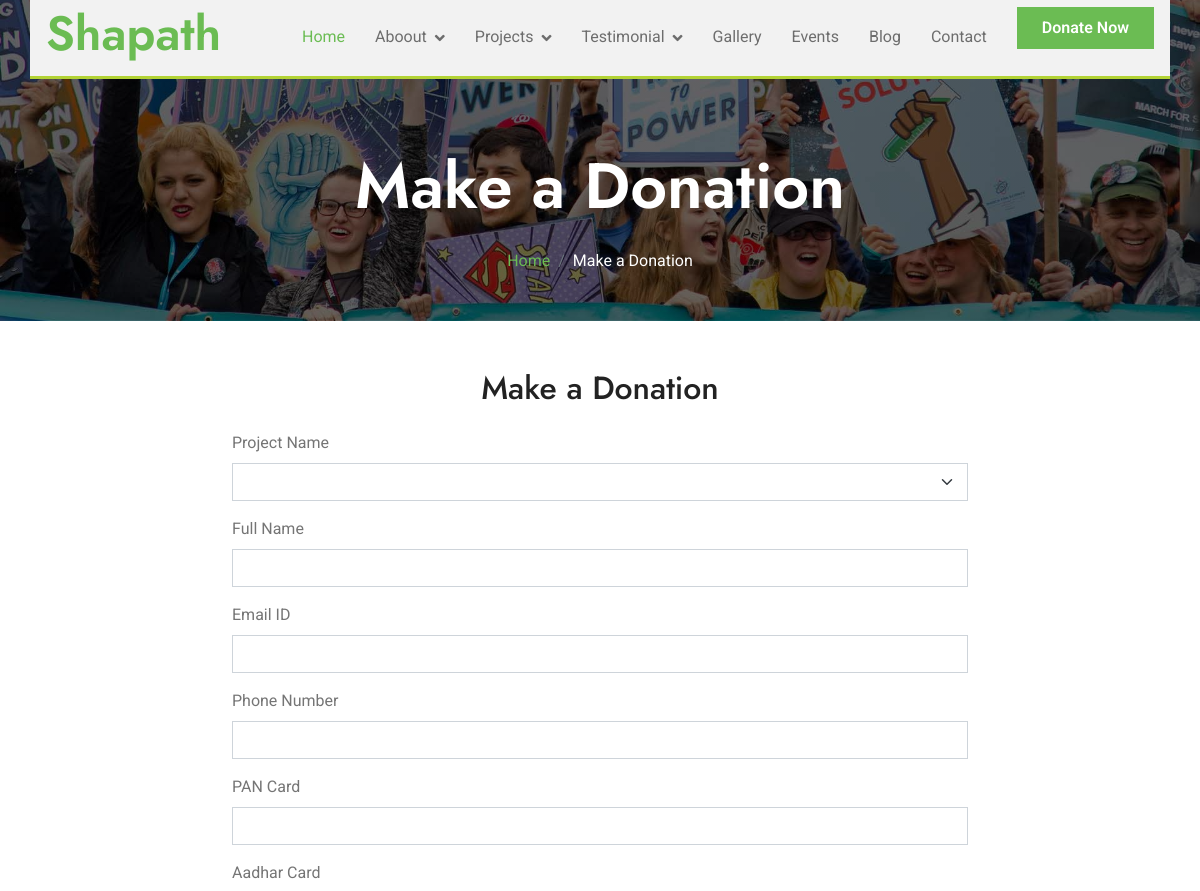
Page /donate/?id=PROD9B4CE5520240212 (upper part) on the earlier database version.
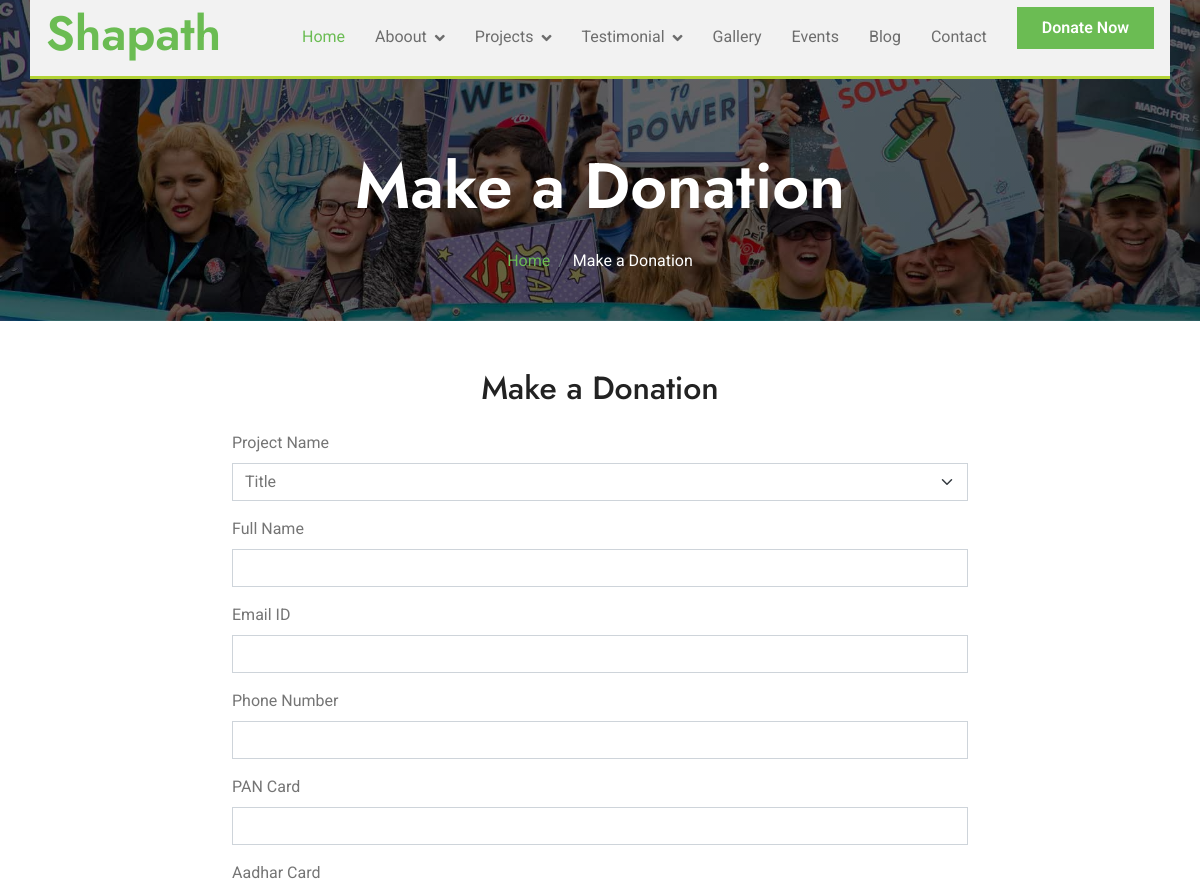
Same page on the later database version.
### tables this page shows
CREATE TABLE `projects` (
  `id` int(11) NOT NULL,
  `uid` varchar(255) NOT NULL,
  `project_title` varchar(255) NOT NULL,
  `project_cover_details` longtext NOT NULL,
  `project_page_title` varchar(255) NOT NULL,
  `project_page_video` varchar(255) NOT NULL,
  `project_page_description` longtext NOT NULL,
  `project_img` varchar(255) NOT NULL,
  `project_logo` varchar(255) NOT NULL,
  `galary_img` longtext NOT NULL,
  `created_at` datetime NOT NULL DEFAULT current_timestamp(),
  `updated_at` datetime NOT NULL DEFAULT current_timestamp()
);

### application/controllers/Common.php (called while the page is built, shortened)
<?php
class Common extends CI_Controller
{
	public function init_model($model)
	{
		$this->load->model($model);
	}
	public function load_page($page, $data)
	{
		$this->load_headers($data['data_header']);
		$this->load->view($page, $data['data_page']);
		$this->load_footers($data['data_footer']);
	}
	private function load_headers($data)
	{
		$projects['projects'] = $this->Pages_model->get_all_projects();
		$this->load->view('/' . $data['site'] . '/inc/header_link.php', $data);
		$this->load->view('/' . $data['site'] . '/inc/header.php',$projects);
	}
	private function load_footers($data)
	{
		$this->load->view('/' . $data['site'] . '/inc/footer.php');
		$this->load->view('/' . $data['site'] . '/inc/footer_link.php', $data);
	}
}
?>

### application/controllers/web/Load.php (called while the page is built, shortened)
<?php
require_once(APPPATH.'controllers/Common.php');
class Load extends Common {
    public function donation(){
        $data = PAGE_DATA_WEB;
        $id = $this->input->get('id');
        if(!empty($id)){
            $data['data_page']['project'] = $this->Pages_model->get_projects_by_id($id);
            $data['data_page']['flag'] = 1;
        }else{
            $data['data_page']['project'] = $this->Pages_model->get_all_projects();
            $data['data_page']['flag'] = 0;
        }
        $this->load_page('web/donation.php',$data);
    }
}
?>

### index.php (called while the page is built, shortened)
<?php
require_once BASEPATH.'core/CodeIgniter.php';

### application/models/Pages_model.php (called while the page is built, shortened)
<?php
class Pages_model extends Admin_model
{
    public function get_all_projects()
    {
        $projects = $this->db
            ->select('*')
            ->from(TABLE_PROJECTS)
            ->get();
        $projects = $projects->result_array();
        return !empty($projects) ? $projects : [];
    }
    public function get_projects_by_id($p_id)
    {
        $project = $this->db->select('*')
                ->from(TABLE_PROJECTS)
                ->where('uid', $p_id)
                ->get()
                ->row_array();
        return !empty($project) ? $project : [];
    }
}

### application/views/web/donation.php (the view, shortened to what this page needs)
<div class="container-fluid bg-breadcrumb">
    <div class="container text-center py-5" style="max-width: 900px;">
        <h3 class="text-white display-3 mb-4">Make a Donation</h1>
            <ol class="breadcrumb justify-content-center mb-0">
                <li class="breadcrumb-item"><a href="index.html">Home</a></li>
                <li class="breadcrumb-item active text-white">Make a Donation</li>
            </ol>
    </div>
</div>
<div class="container py-5">
    <h2 class="text-center mb-4">Make a Donation</h2>
    <div class="row justify-content-center">
        <div class="col-md-8">
            <form>
                <div class="mb-3" style="width: auto;">
                    <label for="projectName" class="form-label">Project Name</label>
                    <select class="form-select" id="projectName">
                        <?php if($flag){?>
                        <option value="<?php echo $project['project_title']?>" selected disabled><?php echo $project['project_title']?></option>
                         <?php }?>
                        <!-- <option selected>Choose...</option>
                        <option value="sristi">Sristi</option>
                        <option value="hopeCanvas">Hope Canvas</option>
                        <option value="uddan">Uddan</option> -->
                    </select>
                </div>
                <div class="mb-3" style="width: auto;">
                    <label for="fullName" class="form-label">Full Name</label>
                    <input type="text" class="form-control" id="fullName">
                </div>
                <div class="mb-3" style="width: auto;">
                    <label for="email" class="form-label">Email ID</label>
                    <input type="email" class="form-control" id="email">
                </div>
                <div class="mb-3" style="width: auto;">
                    <label for="phone" class="form-label">Phone Number</label>
                    <input type="tel" class="form-control" id="phone">
                </div>
                <div class="mb-3" style="width: auto;">
                    <label for="panCard" class="form-label">PAN Card</label>
                    <input type="text" class="form-control" id="panCard">
                </div>
                <div class="mb-3" style="width: auto;">
                    <label for="aadharCard" class="form-label">Aadhar Card</label>
                </div>
            </form>
        </div>
    </div>
</div>

### application/views/web/inc/header_link.php (shortened to what this page needs)
<!DOCTYPE html>
<html lang="en">
<head>
    <link rel="stylesheet" href="https://use.fontawesome.com/releases/v5.15.4/css/all.css" />
    <link href="https://cdn.jsdelivr.net/npm/bootstrap-icons@1.4.1/font/bootstrap-icons.css" rel="stylesheet">
    <link href="<?=base_url()?>assets/lib/owlcarousel/assets/owl.carousel.min.css" rel="stylesheet">
    <link href="<?=base_url()?>assets/lib/lightbox/css/lightbox.min.css" rel="stylesheet">
    <link href="<?=base_url()?>assets/css/bootstrap.min.css" rel="stylesheet">
    <link href="<?=base_url()?>assets/css/style.css" rel="stylesheet">

### application/views/web/inc/header.php (shortened to what this page needs)
</head>
<body>
    <div class="container-fluid fixed-top px-0">
        <div class="container px-0">
            <nav class="navbar navbar-light bg-light navbar-expand-xl header-nav">
                <a href="<?= base_url('home')?>" class="navbar-brand ms-3">
                    <h1 class="text-primary display-5">Shapath</h1>
                </a>
                <div class="collapse navbar-collapse bg-light" id="navbarCollapse">
                    <div class="navbar-nav ms-auto">
                        <a href="<?= base_url('home')?>" class="nav-item nav-link active">Home</a>
                        <div class="nav-item dropdown">
                            <a href="" class="nav-link dropdown-toggle" data-bs-toggle="dropdown">Aboout</a>
                        </div>
                        <div class="nav-item dropdown">
                            <a href="#" class="nav-link dropdown-toggle" data-bs-toggle="dropdown">Projects</a>
                        </div>
                        <div class="nav-item dropdown">
                            <a href="#" class="nav-link dropdown-toggle" data-bs-toggle="dropdown">Testimonial</a>
                        </div>
                        <a href="<?= base_url('gallery') ?>" class="nav-item nav-link">Gallery</a>
                        <a href="<?= base_url('events') ?>" class="nav-item nav-link">Events</a>
                        <a href="<?= base_url('blogs')?>" class="nav-item nav-link">Blog</a>
                        <a href="<?= base_url('contact-us')?>" class="nav-item nav-link">Contact</a>
                    </div>
                    <div class="d-flex align-items-center flex-nowrap pt-xl-0" style="margin-left: 15px;">
                        <a href="<?= base_url('donate')?>" class="btn-hover-bg btn btn-primary text-white py-2 px-4 me-3">Donate Now</a>
                    </div>
                </div>
            </nav>
        </div>
    </div>

### application/views/web/inc/footer_link.php (shortened to what this page needs)
</body>
</html>

### assets/css/style.css (style rules this page uses)
.header-nav { border-bottom: 3px solid #b3d335; }
.btn { font-weight: 600; transition: .5s; }
.btn-hover-bg { transition: 0.5s; }
.fixed-top .container { transition: 0.5s; }
.navbar { padding: 0; }
.navbar .navbar-nav .nav-link { padding: 10px 15px; font-size: 16px; transition: .5s; }
.navbar .navbar-nav .nav-link:hover, .navbar .navbar-nav .nav-link.active, .sticky-top.bg-white .navbar .navbar-nav .nav-link:hover, .sticky-top.bg-white .navbar .navbar-nav .nav-link.active { color: var(--bs-primary); }
.navbar .dropdown-toggle::after { border: none; content: "\f107"; font-family: "Font Awesome 5 Free"; font-weight: 600; vertical-align: middle; margin-left: 8px; }
@media (max-width: 1200px) { .navbar .collapse.navbar-collapse .btn-hover-bg.btn { margin-bottom: 20px; } }
.bg-breadcrumb { background: linear-gradient(rgba(0, 0, 0, 0.6), rgba(0, 0, 0, 0.6)), url(../img/breadcrumb-bg.jpg); background-position: center center; background-repeat: no-repeat; background-size: cover; padding: 100px 0 0 0; }

Differences in the rows shown:
added projects: project_title "Title"
